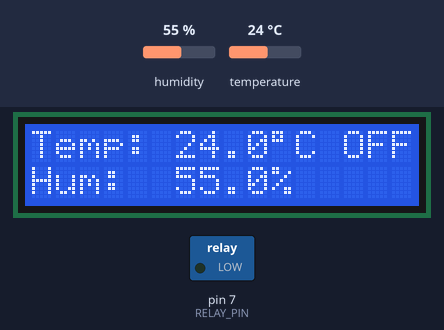
The sketch below on a simulated Arduino Uno, built with avr-gcc and run on an emulated ATmega328P. Parts: 16×2 character LCD, switched loads named in the sketch (green lamp = pin HIGH). The inputs (shaded band) are chosen by the test bench; at power-on: temperature 24 °C, humidity 55 %.

Above: at 3.2 s.
3.3 s: temperature set to 28 °C
At 5.5 s:
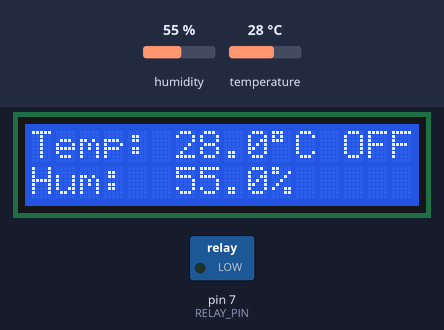
7.1 s: temperature set to 31 °C
At 9.0 s:
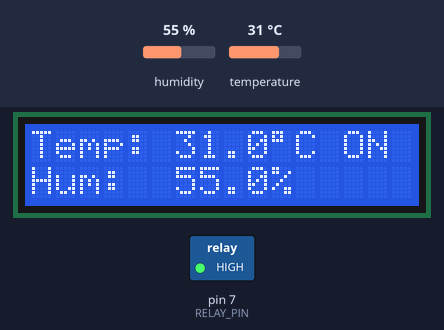
10.9 s: humidity set to 22 %
At 12.5 s:
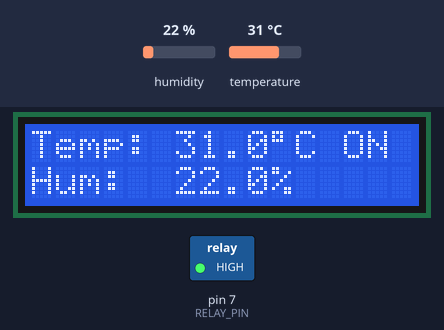
14.7 s: humidity set to 40 %
At 18.2 s:
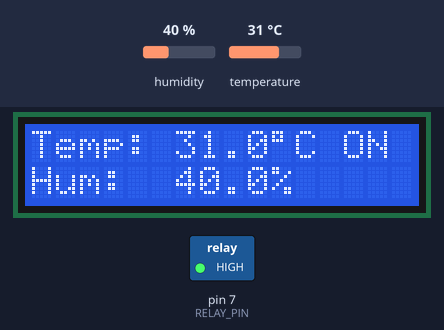
Timing chart, 0 to 19.6 s (numbered marks = the images above; inputs shaded):
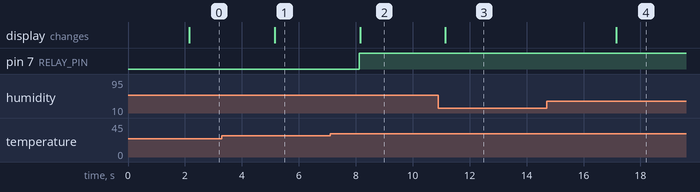

The sketch:

PRACTICA12HUMEDAD.ino
```cpp
#include <Wire.h>
#include <LiquidCrystal_I2C.h>
#include <DHT.h>

#define DHT_PIN      2
#define DHT_TYPE     DHT11
#define RELAY_PIN    7
#define TEMP_UMBRAL  30.0

DHT dht(DHT_PIN, DHT_TYPE);
LiquidCrystal_I2C lcd(0x27, 16, 2);

float temperatura = 0;
float humedad     = 0;

unsigned long anteriorSensor = 0;
unsigned long anteriorLCD    = 0;

const long intervaloSensor = 1000;  // Sensor cada 1 segundo (mínimo del DHT11)
const long intervaloLCD    = 200;   // LCD cada 200ms — se ve fluido

void setup() {
  pinMode(RELAY_PIN, OUTPUT);
  digitalWrite(RELAY_PIN, LOW);

  dht.begin();

  lcd.init();
  lcd.backlight();
  lcd.setCursor(0, 0);
  lcd.print(" Sistema de    ");
  lcd.setCursor(0, 1);
  lcd.print(" Temperatura   ");
  delay(2000);
  lcd.clear();
}

void loop() {
  unsigned long ahora = millis();

  // ── Leer sensor cada 1 segundo ─────────────────
  if (ahora - anteriorSensor >= intervaloSensor) {
    anteriorSensor = ahora;

    float tempNueva = dht.readTemperature();
    float humNueva  = dht.readHumidity();

    // Solo actualiza si la lectura es válida
    if (!isnan(tempNueva) && !isnan(humNueva)) {
      temperatura = tempNueva;
      humedad     = humNueva;
    }

    // Control del relay basado en la última lectura válida
    if (temperatura >= TEMP_UMBRAL) {
      digitalWrite(RELAY_PIN, HIGH);   // Enciende
    } else {
      digitalWrite(RELAY_PIN, LOW);  // Apaga
    }
  }

  // ── Actualizar LCD cada 200ms ───────────────────
  if (ahora - anteriorLCD >= intervaloLCD) {
    anteriorLCD = ahora;

    lcd.setCursor(0, 0);
    lcd.print("Temp: ");
    lcd.print(temperatura, 1);
    lcd.print((char)223);
    lcd.print("C  ");

    lcd.setCursor(0, 1);
    lcd.print("Hum:  ");
    lcd.print(humedad, 1);
    lcd.print("%  ");

    // Indicador de relay en esquina superior derecha
    lcd.setCursor(13, 0);
    if (temperatura >= TEMP_UMBRAL) {
      lcd.print("ON ");
    } else {
      lcd.print("OFF");
    }
  }
}
```

Measured:
- the behaviour switches between 29 and 30 °C on temperature (found by bisection; images 1 and 2)
- after the input at 3.3 s, the display: changes after 1.9 s (image 1)
- after the input at 7.1 s, pin 7 (RELAY_PIN): LOW → HIGH after 1.0 s; the display: changes after 1.1 s (image 2)
- after the input at 10.9 s, the display: changes after 0.25 s (image 3)
- after the input at 14.7 s, the display: changes after 2.5 s (image 4)
